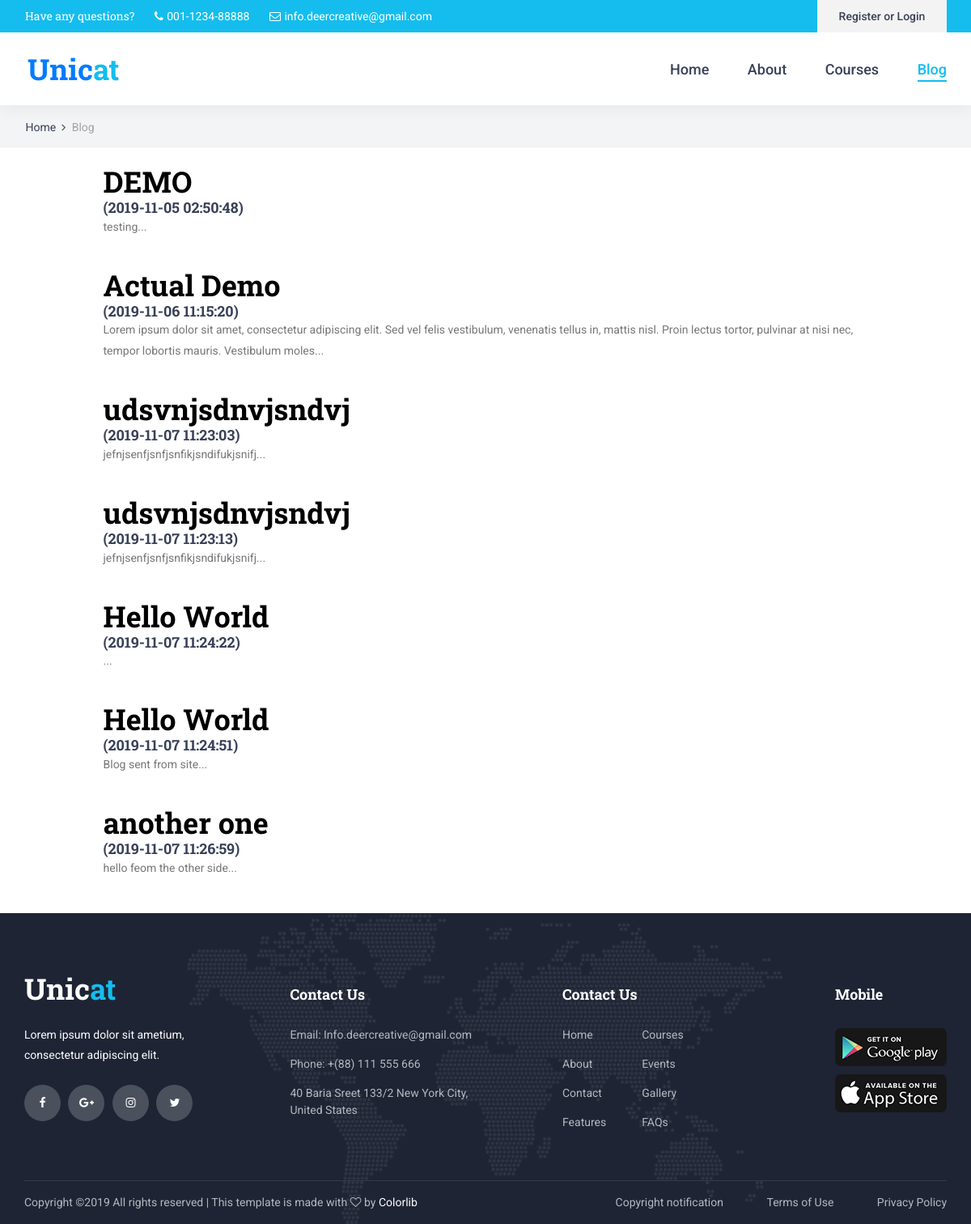
/index.php/main, run on an earlier commit of the app's database.
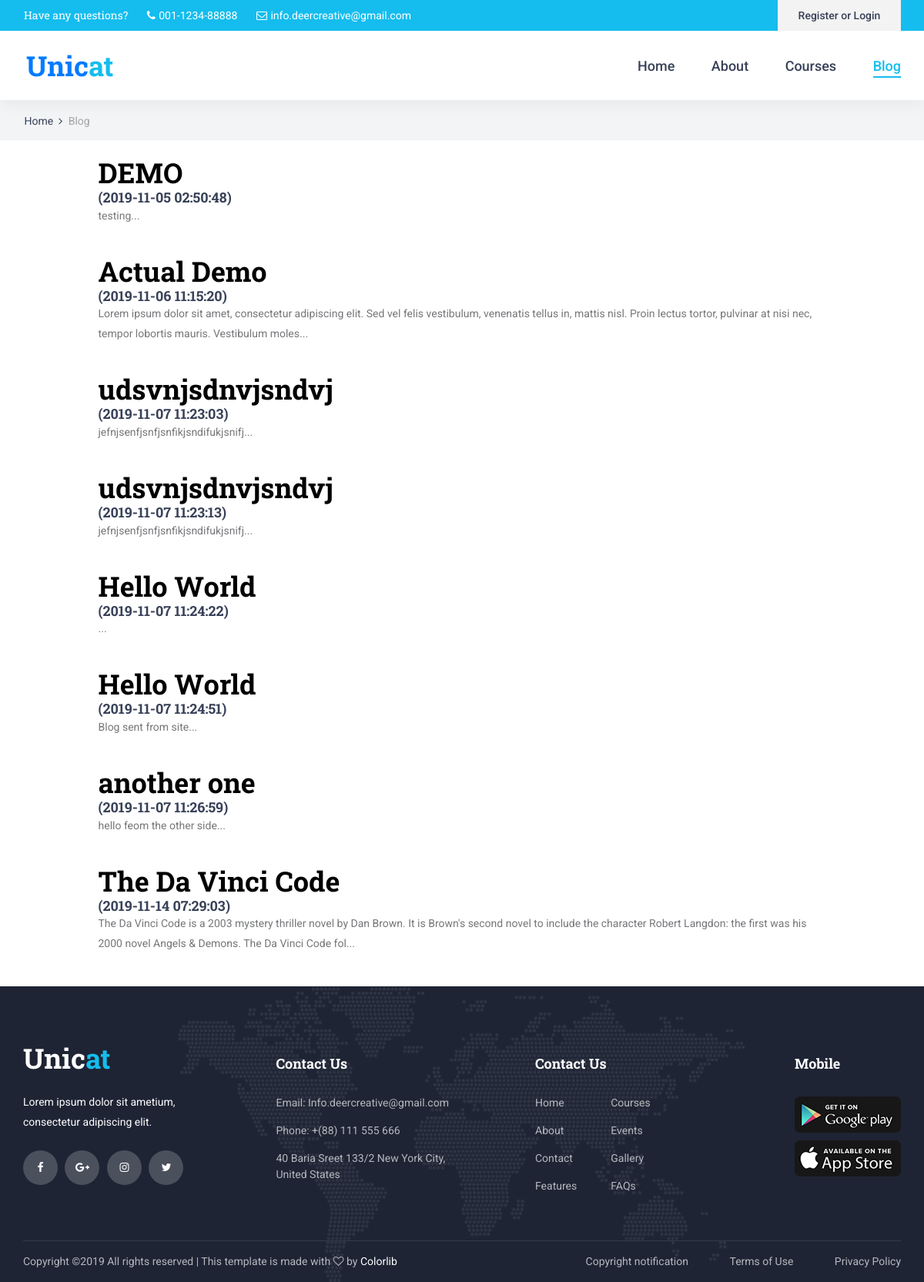
And on a later commit of the database.
### tables this page shows
CREATE TABLE `entry` (
  `entry_id` int(11) NOT NULL,
  `entry_name` varchar(255) NOT NULL,
  `entry_body` text NOT NULL,
  `entry_date` timestamp NOT NULL DEFAULT current_timestamp()
);

### application/controllers/Main.php (called while the page is built, shortened)
<?php
class Main extends CI_Controller {
	public function __construct()
    {
        $this->load->helper('url');
        $this->load->library('session');
        $this->load->Model('Blog_model');
        $this->load->library('form_validation');
        $this->load->Model('MainModel');
    }
    function index()
    {
        $data['query'] = $this->Blog_model->get_all_posts();
        $this->load->view('blog/index',$data);
    }
}
?>

### index.php (called while the page is built, shortened)
<?php
require_once BASEPATH.'core/CodeIgniter.php';

### application/models/Blog_model.php (called while the page is built, shortened)
<?php
Class Blog_model extends CI_Model
{
    function get_all_posts()
    {
        $query = $this->db->get('entry');
        return $query->result();
    }
}

### application/views/blog/index.php (the view, shortened to what this page needs)
<!DOCTYPE html>
<html lang="en">
<head>
<link rel="stylesheet" type="text/css" href="<?=THEME?>styles/bootstrap4/bootstrap.min.css">
<link href="<?=THEME?>plugins/font-awesome-4.7.0/css/font-awesome.min.css" rel="stylesheet" type="text/css">
<link href="<?=THEME?>plugins/colorbox/colorbox.css" rel="stylesheet" type="text/css">
<link rel="stylesheet" type="text/css" href="<?=THEME?>plugins/OwlCarousel2-2.2.1/owl.carousel.css">
<link rel="stylesheet" type="text/css" href="<?=THEME?>plugins/OwlCarousel2-2.2.1/owl.theme.default.css">
<link rel="stylesheet" type="text/css" href="<?=THEME?>plugins/OwlCarousel2-2.2.1/animate.css">
<link rel="stylesheet" type="text/css" href="<?=THEME?>styles/courses.css">
<link rel="stylesheet" type="text/css" href="<?=THEME?>styles/courses_responsive.css">
</head>
<body>
<div class="super_container">
  <header class="header">
    <div class="top_bar">
      <div class="top_bar_container">
        <div class="container">
          <div class="row">
            <div class="col">
              <div class="top_bar_content d-flex flex-row align-items-center justify-content-start">
                <ul class="top_bar_contact_list">
                  <li><div class="question">Have any questions?</div></li>
                  <li>
                    <i class="fa fa-phone" aria-hidden="true"></i>
                    <div>001-1234-88888</div>
                  </li>
                  <li>
                    <i class="fa fa-envelope-o" aria-hidden="true"></i>
                    <div>info.deercreative@gmail.com</div>
                  </li>
                </ul>
                <div class="top_bar_login ml-auto">
                  <div class="login_button"><a href="#">Register or Login</a></div>
                </div>
              </div>
            </div>
          </div>
        </div>
      </div>
    </div>
    <div class="header_container">
      <div class="container">
        <div class="row">
          <div class="col">
            <div class="header_content d-flex flex-row align-items-center justify-content-start">
              <div class="logo_container">
                <a href="#">
                  <div class="logo_text"><a href="<?=CTRL?>Main/mainpage">Unic<span>at</span></a></div>
                </a>
              </div>
              <nav class="main_nav_contaner ml-auto">
                <ul class="main_nav">
                  <li><a href="<?=CTRL?>Main/mainpage">Home</a></li>
                  <li><a href="<?=CTRL?>Main/about">About</a></li>
                  <li><a href="<?=CTRL?>Main/coursepage">Courses</a></li>
                  <li class="active"><a href="<?=CTRL?>Main/index">Blog</a></li>
                </ul>
              </nav>
            </div>
          </div>
        </div>
      </div>
    </div>
  </header>
  <div class="home">
    <div class="breadcrumbs_container">
      <div class="container">
        <div class="row">
          <div class="col">
            <div class="breadcrumbs">
              <ul>
                <li><a href="<?=CTRL?>Main/mainpage">Home</a></li>
                <li>Blog</li>
              </ul>
            </div>
          </div>
        </div>
      </div>
    </div>
  </div>
  <div class="blog">
    <div class="container">
      <div class="row">
        <div class="col-lg-1"></div>
        <div class="col-lg-10">
          <?php if($query):foreach($query as $post):?>
            <br>
          <h2><a style="font-family: 'Roboto Slab', serif;font-size: 36px;font-weight: 700;color: black;" href='<?=CTRL?>Main/post/<?php echo $post->entry_id;?>'><?php echo $post->entry_name;?> </a></h2>
          <h4>(<?php echo $post->entry_date;?>)</h4>
          <p><?=  substr(strip_tags($post->entry_body), 0, 200).'...';?></p>
          <?php endforeach; else:?>
          <h4>No entry yet!</h4>
          <?php endif;?>
          <br><br>
        </div>
        <div class="col-lg-1"></div>
      </div>
    </div>
  </div>
  <footer class="footer">
    <div class="footer_background" style="background-image:url(<?=THEME?>images/footer_background.png)"></div>
    <div class="container">
      <div class="row footer_row">
        <div class="col">
          <div class="footer_content">
            <div class="row">
              <div class="col-lg-3 footer_col">
                <div class="footer_section footer_about">
                  <div class="footer_logo_container">
                    <a href="#">
                      <div class="footer_logo_text">Unic<span>at</span></div>
                    </a>
                  </div>
                  <div class="footer_about_text">
                    <p>Lorem ipsum dolor sit ametium, consectetur adipiscing elit.</p>
                  </div>
                  <div class="footer_social">
                    <ul>
                      <li><a href="#"><i class="fa fa-facebook" aria-hidden="true"></i></a></li>
                      <li><a href="#"><i class="fa fa-google-plus" aria-hidden="true"></i></a></li>
                      <li><a href="#"><i class="fa fa-instagram" aria-hidden="true"></i></a></li>
                      <li><a href="#"><i class="fa fa-twitter" aria-hidden="true"></i></a></li>
                    </ul>
                  </div>
                </div>
              </div>
              <div class="col-lg-3 footer_col">
                <div class="footer_section footer_contact">
                  <div class="footer_title">Contact Us</div>
                  <div class="footer_contact_info">
                    <ul>
                      <li>Email: Info.deercreative@gmail.com</li>
                      <li>Phone:  +(88) 111 555 666</li>
                      <li>40 Baria Sreet 133/2 New York City, United States</li>
                    </ul>
                  </div>
                </div>
              </div>
              <div class="col-lg-3 footer_col">
                <div class="footer_section footer_links">
                  <div class="footer_title">Contact Us</div>
                  <div class="footer_links_container">
                    <ul>
                      <li><a href="index.html">Home</a></li>
                      <li><a href="about.html">About</a></li>
                      <li><a href="contact.html">Contact</a></li>
                      <li><a href="#">Features</a></li>
                      <li><a href="courses.html">Courses</a></li>
                      <li><a href="#">Events</a></li>
                      <li><a href="#">Gallery</a></li>
                      <li><a href="#">FAQs</a></li>
                    </ul>
                  </div>
                </div>
              </div>
              <div class="col-lg-3 footer_col clearfix">
                <div class="footer_section footer_mobile">
                  <div class="footer_title">Mobile</div>
                  <div class="footer_mobile_content">
                    <div class="footer_image"><a href="#"><img src="<?=THEME?>images/mobile_1.png" alt=""></a></div>
                    <div class="footer_image"><a href="#"><img src="<?=THEME?>images/mobile_2.png" alt=""></a></div>
                  </div>
                </div>
              </div>
            </div>
          </div>
        </div>
      </div>
      <div class="row copyright_row">
        <div class="col">
          <div class="copyright d-flex flex-lg-row flex-column align-items-center justify-content-start">
            <div class="cr_text">
Copyright &copy;<script>document.write(new Date().getFullYear());</script> All rights reserved | This template is made with <i class="fa fa-heart-o" aria-hidden="true"></i> by <a href="https://colorlib.com" target="_blank">Colorlib</a>
</div>
            <div class="ml-lg-auto cr_links">
              <ul class="cr_list">
                <li><a href="#">Copyright notification</a></li>
                <li><a href="#">Terms of Use</a></li>
                <li><a href="#">Privacy Policy</a></li>
              </ul>
            </div>
          </div>
        </div>
      </div>
    </div>
  </footer>
</div>
</body>
</html>

What changed in the data, as far as the page shows it:
added entry: entry_name "The Da Vinci Code", entry_date "2019-11-14 07:29:03", entry_body "The Da Vinci Code is a 2003 mystery thriller novel by Dan Brown. It is Brown's second novel to include the character Robert Langdon: the first was his 2000 novel Angels & Demons. The Da Vinci Code fol"
